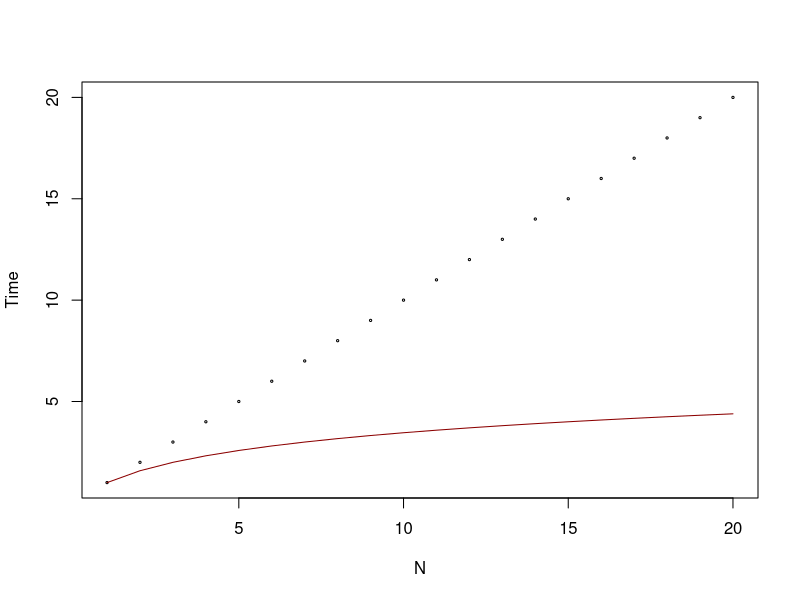

Write R code to recreate this figure.
## ---- chunk 1

knitr::opts_chunk$set(echo = TRUE,eval = TRUE,include = TRUE)

## ---- chunk 2

sample_set <- sample(1:100,10) |> unique()

search_value <- sample(sample_set,1)

sample_set

## ---- chunk 3

sample_set <- sample_set[order(sample_set)]
sample_set

## ---- chunk 4

subsets_list <- list()

set_median <- median(sample_set)

subsets_list[["left"]] <- sample_set[sample_set<set_median]

subsets_list[["right"]] <- sample_set[sample_set>=set_median]

subsets_list

## ---- chunk 5

if(search_value<set_median) {
  updated_subset <- list()
  set_median <- median(subsets_list[["left"]])
  
  updated_subset[["left"]] <- subsets_list[["left"]][subsets_list[["left"]]<set_median]
  updated_subset[["right"]] <- subsets_list[["left"]][subsets_list[["left"]]>=set_median]
  
  subsets_list <- updated_subset
  
} else {
  updated_subset <- list()
  set_median <- median(subsets_list[["right"]])
  
  updated_subset[["left"]] <- subsets_list[["right"]][subsets_list[["right"]]<set_median]
  updated_subset[["right"]] <- subsets_list[["right"]][subsets_list[["right"]]>=set_median]
  
  subsets_list <- updated_subset
  
}

subsets_list
 
## ---- chunk 6
in_ordered_set <- function(set, x){
  
  # In case not ordered.
  set <- set[ordered(set)]
  
  # to tell the while loop to continue
  found <- FALSE
  
  set_median <- median(set)
  
  subsets_list[["left"]] <- set[set < set_median]
  subsets_list[["right"]] <- set[set >= set_median]
  
  while(!found) {
    if(x<set_median) {
      
      if(length(subsets_list[["left"]])==1 && subsets_list[["left"]][1]==x) return(TRUE)
      
      updated_subset <- list()
      set_median <- median(subsets_list[["left"]])
      updated_subset[["left"]] <- subsets_list[["left"]][subsets_list[["left"]]<set_median]
      updated_subset[["right"]] <- subsets_list[["left"]][subsets_list[["left"]]>=set_median]
      
      subsets_list <- updated_subset
      
    } else {
      
      if(length(subsets_list[["right"]])==1 && subsets_list[["right"]][1]==x) return(TRUE)
      
      updated_subset <- list()
      set_median <- median(subsets_list[["right"]])
      updated_subset[["left"]] <- subsets_list[["right"]][subsets_list[["right"]]<set_median]
      updated_subset[["right"]] <- subsets_list[["right"]][subsets_list[["right"]]>=set_median]
      
      subsets_list <- updated_subset
    }
  }
  return(found)
}
## ---- chunk 7

in_ordered_set(set = sample_set,x=search_value)

## ---- chunk 8

nearest_neighbour <- function(set, x){
  # In case not ordered.
  set <- set[ordered(set)]
  
  found <- FALSE
  
  subsets_list <- list()
  
  set_median <- median(set)
  subsets_list[["left"]] <- set[set<set_median]
  subsets_list[["right"]] <- set[set>=set_median]
  
  while(!found) {
    if(x<set_median) {
      
      # this will break the while loop
      if(length(subsets_list[["left"]])==1) return(subsets_list[["left"]][1])
      
      updated_subset <- list()
      set_median <- median(subsets_list[["left"]])
      updated_subset[["left"]] <- subsets_list[["left"]][subsets_list[["left"]]<set_median]
      updated_subset[["right"]] <- subsets_list[["left"]][subsets_list[["left"]]>=set_median]
      
      subsets_list <- updated_subset
      
    } else {
      
      # this will break the while loop
      if(length(subsets_list[["right"]])==1) return(subsets_list[["right"]][1])
      
      updated_subset <- list()
      set_median <- median(subsets_list[["right"]])
      updated_subset[["left"]] <- subsets_list[["right"]][subsets_list[["right"]]<set_median]
      updated_subset[["right"]] <- subsets_list[["right"]][subsets_list[["right"]]>=set_median]
      
      subsets_list <- updated_subset
    }
  }
  # this is not actually required, as unless there is an error in input, the function will return from inside the while loop 
  return(NULL)
}


## ---- chunk 9

search_nn_value <- sample(1:100,1)

nearest_neighbour(set=sample_set, x=search_nn_value)

## ---- chunk 10

x <- seq(from = 1, to = 1e6, by = 1000)
x_2 <- seq(from = 1, to = 20)

plot(x_2,x_2,cex=.3,xlab = "N", ylab = "Time")
lines(x_2,log2(1+x_2),col="darkred")

## ---- chunk 11

data.frame("linear"=x,"log2"=log2(x)) |> tail(5) |> knitr::kable()
